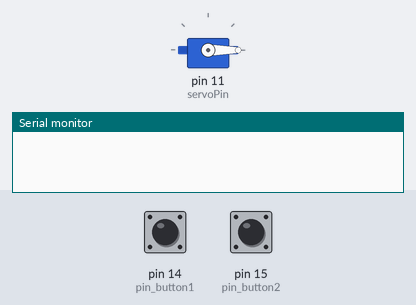
Bench run of a sketch on a simulated Arduino Uno, built with avr-gcc and run on an emulated ATmega328P. Shown: servo, the last lines printed to the serial monitor. The test bench sets the inputs (shaded band); at power-on: pin 14 (pin_button1) LOW, pin 15 (pin_button2) LOW.

Above: at 1.2 s.
1.3 s: pin 14 (pin_button1) pulled HIGH for 1 s
At 3.4 s:
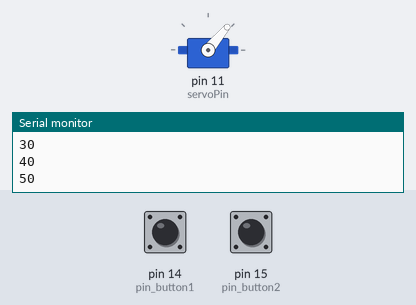
3.8 s: pin 14 (pin_button1) pulled HIGH for 0.15 s
At 4.6 s:
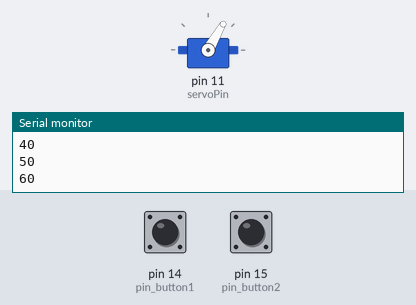
5.5 s: pin 14 (pin_button1) pulled HIGH for 3.2 s
At 8.9 s:
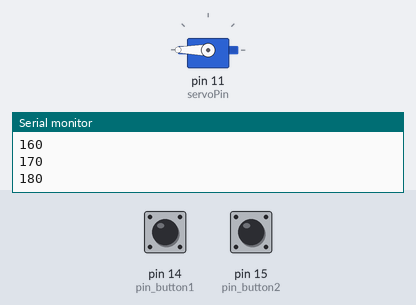
10.2 s: pin 15 (pin_button2) pulled HIGH for 3.2 s
At 14.3 s:
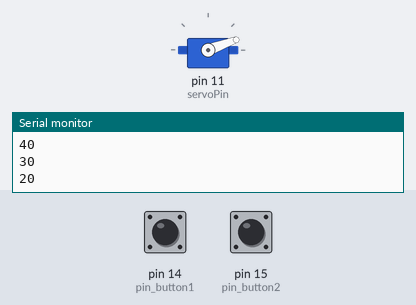
14.9 s: pin 15 (pin_button2) pulled HIGH for 0.15 s
At 15.5 s:
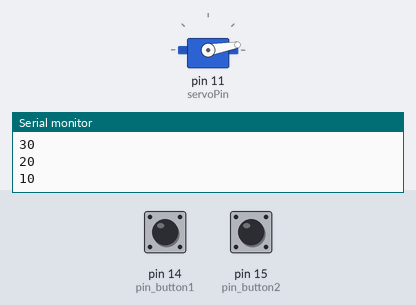
Timing chart, 0 to 17.6 s (numbered marks = the images above; inputs shaded):
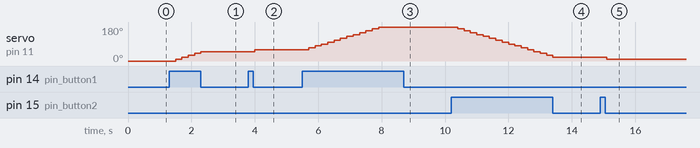

The sketch:

13-2.ino
```cpp
#include <Servo.h>

Servo myServo;
int servoPin = 11;
int pin_button1 = 14;
int pin_button2 = 15;
int angle = 0;

void setup() {
  myServo.attach(servoPin);
  myServo.write(0);
  pinMode(pin_button1, INPUT);
  pinMode(pin_button2, INPUT);
  Serial.begin(9600);
}

void loop() {
  if(digitalRead(pin_button1)){
    if (angle < 180){
      angle += 10;
      Serial.println(angle);
      delay(200);
    }
  }
  if(digitalRead(pin_button2)){
    if (angle > 0) {
      angle -= 10;
      Serial.println(angle);
      delay(200);
    }
  }
  myServo.write(angle);
}
```

Measured:
- after the input at 1.3 s, servo on pin 11 (servoPin): moves from 0° to 50° over 0.80 s, starting after 0.20 s
- after the input at 3.8 s, servo on pin 11 (servoPin): 50° → 60° after 0.20 s
- after the input at 5.5 s, servo on pin 11 (servoPin): moves from 60° to 180° over 2.2 s, starting after 0.20 s
- after the input at 10.2 s, servo on pin 11 (servoPin): moves from 180° to 20° over 3.0 s, starting after 0.20 s
- after the input at 14.9 s, servo on pin 11 (servoPin): 20° → 10° after 0.20 s
